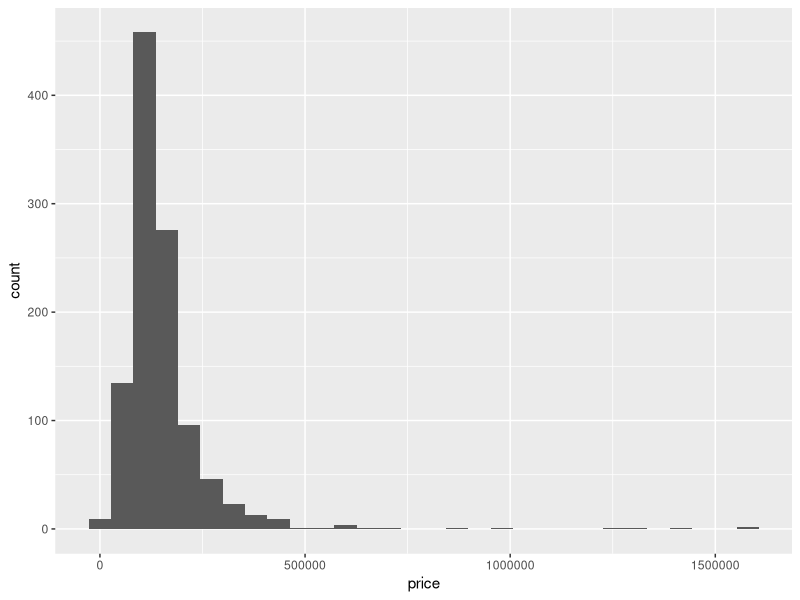
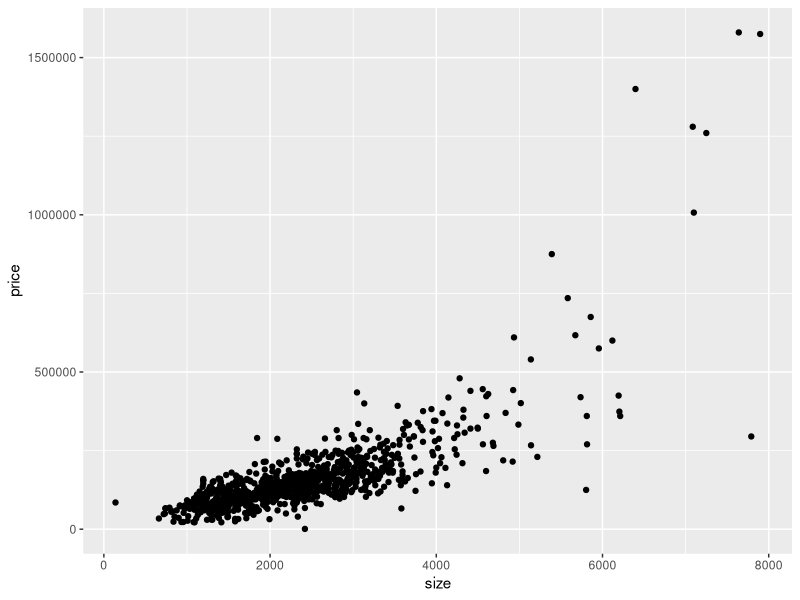
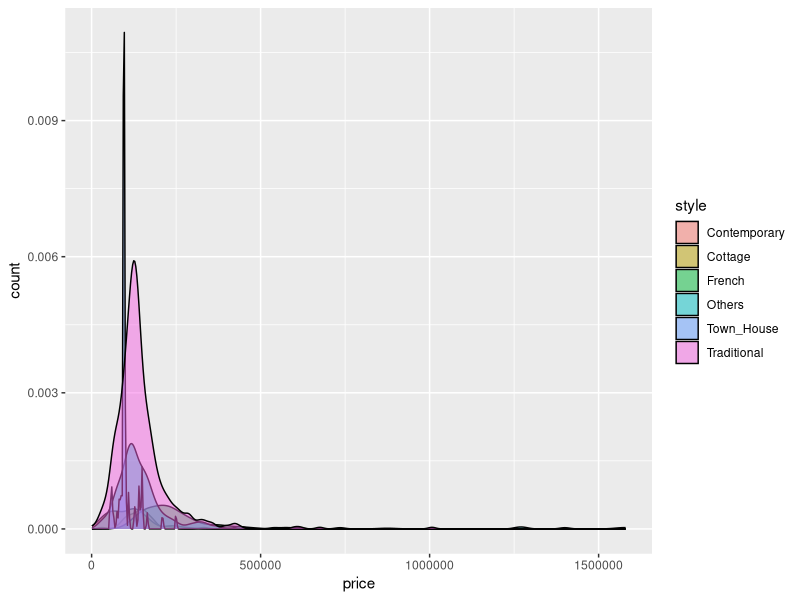
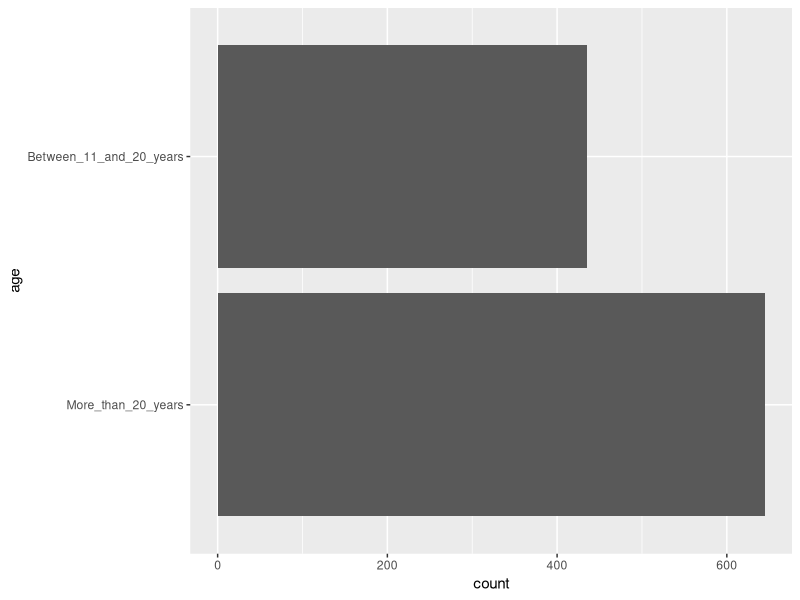
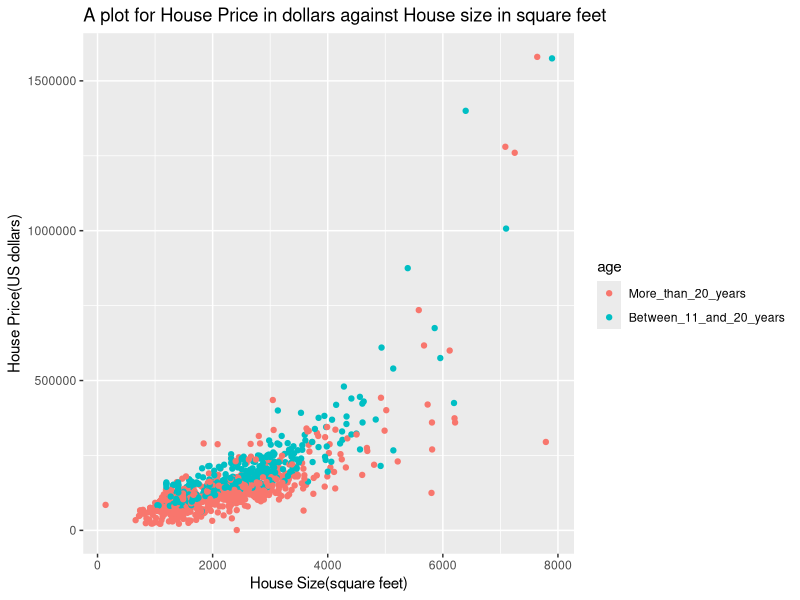
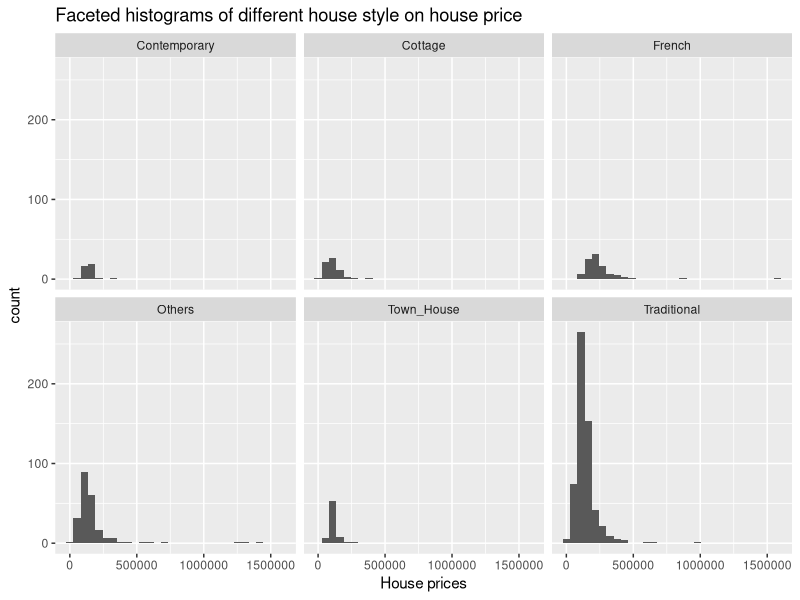
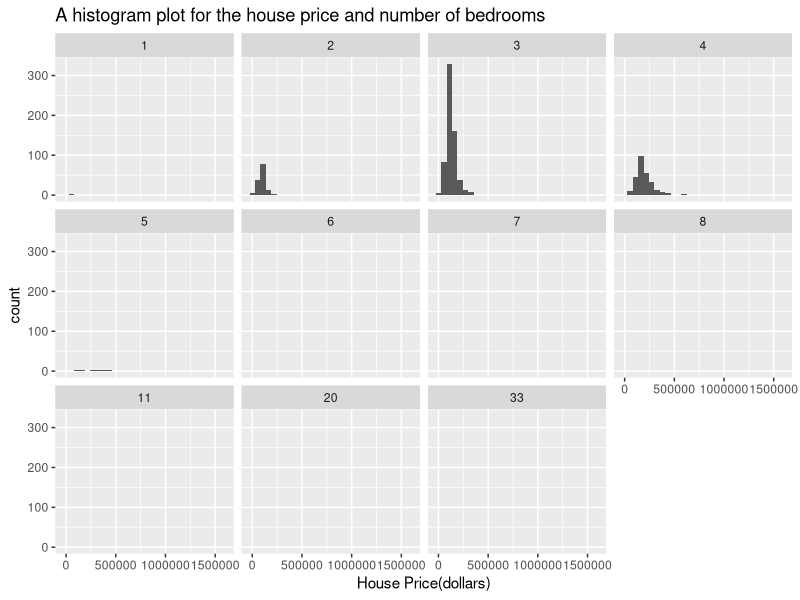

The R script that drew these images, in order:
## ---- chunk 1
# load the packages and dataset

library(tidyverse) # for data manipulation, visualization
housing_data<- read_csv("housing.csv")
# view the data
head(housing_data)
tail(housing_data)

## ---- chunk 2
# check the summary of the data
summary(housing_data)
str(housing_data)

## ---- chunk 3
# check for missing values
table(is.na(housing_data))
# check for missing values in each variables
tab_housing_data<- list()
for(var in seq_along(housing_data)){
  tab_housing_data[[var]]<-table(is.na(housing_data[[var]]))

}
tab_housing_data
## ---- chunk 4
# replace all NAs with means and mode of respective variables
size_mean<- mean(housing_data$size, na.rm = TRUE)
bedrooms_median<- median(housing_data$bedrooms, na.rm = TRUE)
# replace with mean
housing_data$size[is.na(housing_data$size)]<- size_mean
# replace with mode
housing_data$bedrooms[is.na(housing_data$bedrooms)]<- bedrooms_median
# check if na has been removed
table(is.na(housing_data))
## ---- chunk 5
# convert into factors
housing_data <- housing_data %>% 
  mutate(age = factor(age),
         bedrooms = factor(bedrooms),
         style = factor(style))

# check the structure of the data
str(housing_data)
## ---- chunk 6
# creating new and realistic levels in our data

housing_data <- housing_data %>%
  mutate(
    age = fct_recode(
      age,
      More_than_20_years = "More than 20",
      More_than_20_years = "More than 200 years",
      More_than_20_years = "than 20 years",
      More_than_20_years = "More than 20 years",
      More_than_20_years = "Between 11 and 20 years",
      Between_11_and_20_years = "Between 6 and 10 years",
      Between_11_and_20_years = "Up to 5",
      Between_11_and_20_years = "Up to 5 years"
      ),
    style = fct_recode(
      style,
      Others = "Other",
      Town_House = "Town House",
      Town_House = "Town-House",
      Town_House = "TownHouse",
      Traditional = "Tradition"
    )
    
  )

## ---- chunk 7
# histogram on price variable
housing_data %>% 
  ggplot(aes(x = price))+
  geom_histogram()
## ---- chunk 8
# density plot for price and sizes
housing_data %>% 
  ggplot(aes(x = size, y = price))+
  geom_point()
## ---- chunk 9
# density plot of different house styles together with price
housing_data %>% 
  ggplot(aes(price, fill = style))+
  geom_density(aes(y = ..count..), alpha = 0.5)
## ---- chunk 10
# a barplot of age variable
housing_data %>% 
  ggplot(aes(age))+
  geom_bar()+
  coord_flip()
## ---- chunk 11
# bar plot for price against size colored using age
housing_data %>% 
  ggplot(aes(x = size, y = price, color = age))+
  geom_point()+
  labs(
    title = "A plot for House Price in dollars against House size in square feet",
    x = "House Size(square feet)",
    y = "House Price(US dollars)"
  )
## ---- chunk 12
# table that shows the distribution of this price according to age
housing_data %>% 
  group_by(age) %>% 
  count(age,sort = T)
## ---- chunk 13
# create a histogram facet of style variable on price
housing_data %>% 
  ggplot(aes(price))+
  geom_histogram()+
  labs(
    title = "Faceted histograms of different house style on house price",
    x = "House prices"
  )+
  facet_wrap(~style)

## ---- chunk 14
# count the highest rate of house style sold
housing_data %>% 
  group_by(style) %>% 
  count(style, sort = T)
## ---- chunk 15
# plot for price and the numbers of bedrooms
housing_data %>% 
  ggplot(aes(price))+
  geom_histogram()+
  labs(
    title = "A histogram plot for the house price and number of bedrooms",
    x = "House Price(dollars)"
  )+
  facet_wrap(~bedrooms)
